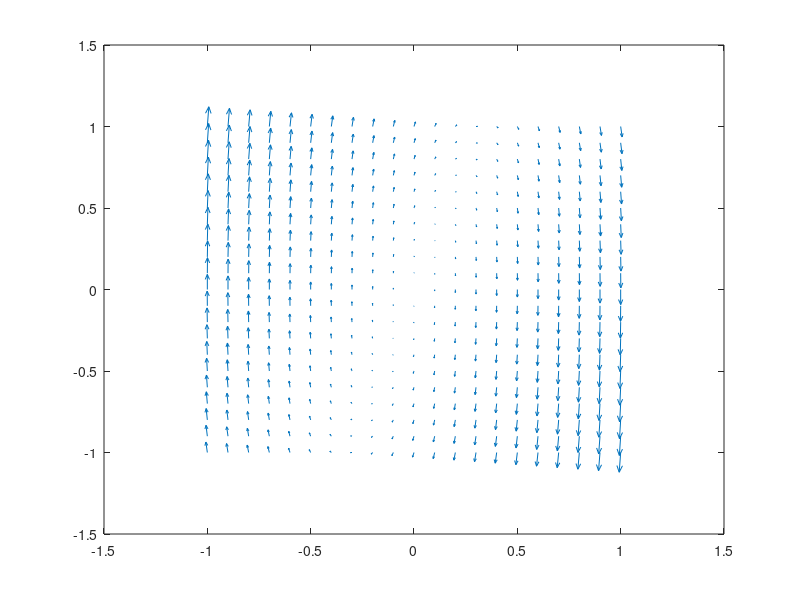

The MATLAB source for this figure:
clc; format compact; clear; close all;
    
    [x1, x2] = meshgrid(-1 : 0.1 : 1, -1 : 0.1 : 1);
    
    x1dot = x2;
    x2dot = 4*x2 - 13*x1;
    
    quiver(x1, x2, x1dot, x2dot);